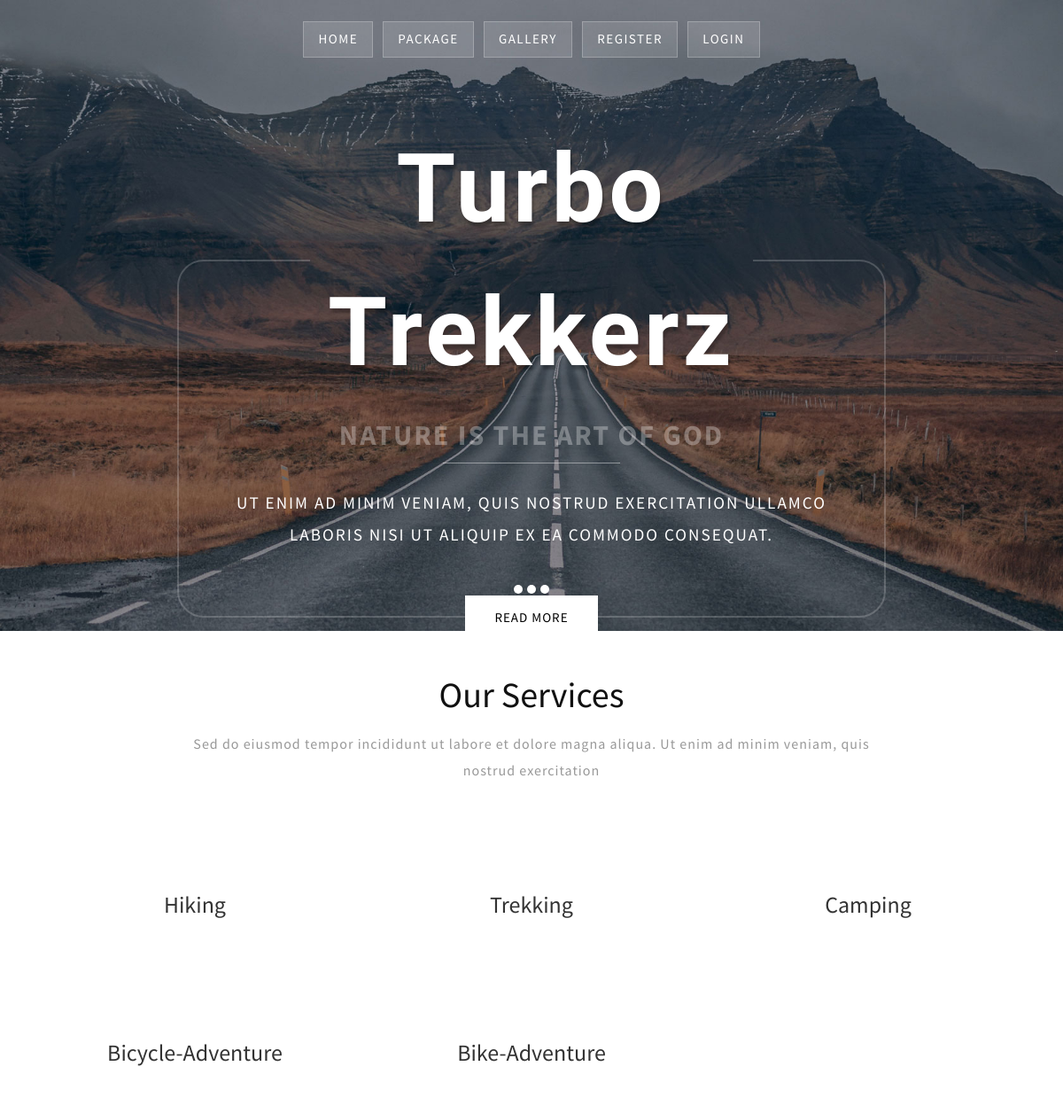
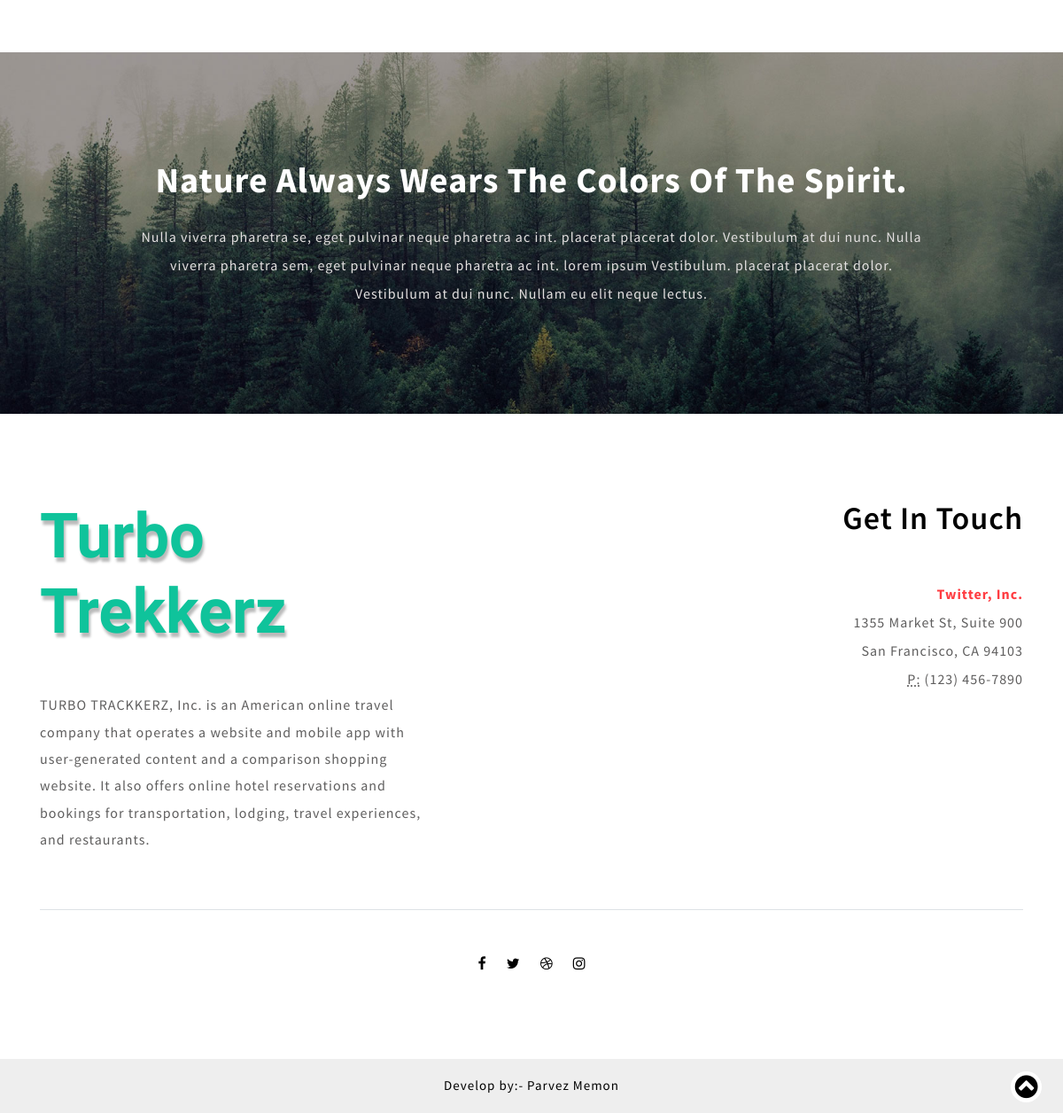
The page / on the database its author committed (2 pictures, top to bottom).
### tables this page shows
CREATE TABLE `category` (
  `c_id` int(5) NOT NULL,
  `c_name` varchar(50) NOT NULL
);

### index.php (the view, shortened to what this page needs)
<?php
include("connect.php");
?>
<!DOCTYPE html>
<html lang="zxx">
<head>
	<link rel="stylesheet" href="css/bootstrap.css">
	<link rel="stylesheet" href="css/style.css" type="text/css" media="all" />
	<link href="css/font-awesome.min.css" rel="stylesheet">
</head>
<body>
	<div id="home">
		<div class="banner_w3lspvt">
			<div class="nav_w3ls pt-4 pb-3 text-center">
				<?php include("vmenu.php"); ?>
			</div>
			<div id="homepage-slider" class="st-slider">
				<div class="images">
					<div class="images-inner">
						<div class="image-slide">
							<div class="banner-w3ls-1">
							</div>
						</div>
					</div>
				</div>
				<div class="labels">
					<div class="fake-radio">
						<label for="slide1" class="radio-btn"></label>
						<label for="slide2" class="radio-btn"></label>
						<label for="slide3" class="radio-btn"></label>
					</div>
				</div>
				<div class="banner-text">
					<fieldset>
						<legend>
							<a href="index.html" class="logo">Turbo Trekkerz </a>
						</legend>
						<div class="banner-sub-txt">
							<h1 class="banner-txt">Nature is the art of God</h1>
							<p class="banner-txt1">Ut enim ad minim veniam, quis nostrud exercitation
								ullamco laboris
								nisi ut aliquip ex ea commodo consequat.</p>
							<a href="about.html" class="btn button-style mt-5">Read More</a>
						</div>
					</fieldset>
				</div>
			</div>
		</div>
	</div>
	<section class="services text-center py-5" id="services">
		<div class="container">
			<h3 class="tittle text-center">Our Services</h3>
			<p class="sub-tittle text-center mt-3 mb-sm-5 mb-4">Sed do eiusmod tempor incididunt ut labore et dolore
				magna
				aliqua. Ut enim ad minim veniam, quis nostrud exercitation</p>
			<div class="row ser-sec-1">
				<?php
				$q = "select * from  category";
				$rs = mysqli_query($cn, $q);
				while ($row = mysqli_fetch_array($rs)) {
				?>
					<div class="col-md-4 ">
						<div class="service-content">
							<h5 class="py-5"> <?php print $row['c_name']; ?></h5>
						</div>
					</div>
				<?php } ?>
			</div>
		</div>
	</section>
	<div class="text py-5 text-center">
		<div class="container py-xl-5 py-lg-3">
			<div class="row py-4">
				<div class="col-md-12">
					<h5 class="text-wh text-capitalize font-weight-bold let mb-4">Nature always wears the colors of the
						spirit.</h5>
					<p>Nulla viverra pharetra se, eget pulvinar neque pharetra ac int. placerat placerat dolor.
						Vestibulum at dui
						nunc. Nulla viverra pharetra sem, eget pulvinar neque pharetra ac int. lorem ipsum Vestibulum.
						placerat placerat
						dolor. Vestibulum at dui nunc. Nullam eu elit neque lectus.</p>
				</div>
			</div>
		</div>
	</div>
	<?php include("footer.php"); ?>

### css/style.css (style rules this page uses)
body { padding: 0; margin: 0; background: #FFF; font-family: 'Source Sans Pro', sans-serif; }
body a, body button, .btn { -webkit-transition: 0.5s all; -moz-transition: 0.5s all; -o-transition: 0.5s all; -ms-transition: 0.5s all; transition: 0.5s all; text-decoration: none; }
html { scroll-behavior: smooth; }
h1, h2, h3, h4, h5, h6 { margin: 0; padding: 0; }
p { margin: 0; padding: 0; font-size: 16px; letter-spacing: 1px; line-height: 1.9; color: #999; font-family: 'Source Sans Pro', sans-serif; }
.text-wh { color: #fff; }
.let { letter-spacing: 1px; }
.banner_w3lspvt { position: relative; z-index: 1; }
.nav_w3ls { position: absolute; left: 0; right: 0; z-index: 99; }
.banner-text { text-align: center; padding: 11vw 0 14vw; max-width: 800px; margin: 0 auto; position: absolute; top: 0; left: 0; right: 0; }
fieldset { padding: 1em; border: 2px solid rgba(255, 255, 255, 0.19); -webkit-border-radius: 30px; -moz-border-radius: 30px; -ms-border-radius: 30px; -o-border-radius: 30px; border-radius: 30px; position: relative; }
legend { max-width: 500px; margin: 0 auto; }
a.logo { color: #fff; letter-spacing: 4px; font-size: 4.5em; text-shadow: 2px 5px 3px rgba(0, 0, 0, 0.27); font-family: 'Tangerine', cursive; font-weight: bold; }
.banner-text h1.banner-txt { color: rgba(255, 255, 255, 0.3); font-weight: bold; letter-spacing: 2px; font-size: 2em; text-transform: uppercase; position: relative; }
.banner-text h1.banner-txt:after { position: absolute; background: rgba(255, 255, 255, 0.42); content: ""; width: 200px; height: 1px; bottom: -13px; left: 0; right: 0; margin: 0 auto; }
.banner-text p.banner-txt1 { color: #fff; text-transform: uppercase; font-size: 1.2em; letter-spacing: 2px; font-weight: 400; margin: 2em auto 3em; max-width: 700px; }
a.button-style { padding: 13px 26px; color: #000; letter-spacing: 1px; border-radius: 0px; -webkit-border-radius: 0px; -o-border-radius: 0px; -ms-border-radius: 0px; -moz-border-radius: 0px; border: 1px solid #fff; font-size: 15px; background: #fff; text-transform: uppercase; position: absolute; bottom: -27px; left: 0; right: 0; margin: 0 auto; text-align: center; display: inline-block; max-width: 150px; }
.images { overflow: hidden; top: 0; bottom: 0; left: 0; right: 0; width: 100%; }
.images-inner { width: 500%; transition: all 800ms cubic-bezier(0.770, 0.000, 0.175, 1.000); transition-timing-function: cubic-bezier(0.770, 0.000, 0.175, 1.000); }
.image-slide { width: 20%; float: left; }
.image-slide, .fake-radio, .radio-btn { transition: all 0.5s ease-out; }
.fake-radio { text-align: center; position: absolute; bottom: 5%; left: 0; right: 0; z-index: 9; }
.radio-btn { width: 10px; height: 10px; -webkit-border-radius: 5px; -o-border-radius: 5px; -ms-border-radius: 5px; -moz-border-radius: 5px; border-radius: 5px; background: #fff; display: inline-block !important; margin: 0 1px; cursor: pointer; }
#play1:checked~div .fake-radio .radio-btn:nth-child(1) { animation: bullet 12300ms infinite -1000ms; }
#play1:checked~div .fake-radio .radio-btn:nth-child(2) { animation: bullet 12300ms infinite 3100ms; }
#play1:checked~div .fake-radio .radio-btn:nth-child(3) { animation: bullet 12300ms infinite 7200ms; }
.st-slider>#play1:checked~.images .images-inner { animation: slide 12300ms infinite; }
.banner-w3ls-1 { background: url(../images/1.jpg) no-repeat top; background-size: cover; -webkit-background-size: cover; -moz-background-size: cover; -o-background-size: cover; -ms-background-size: cover; min-height: 900px; }
h3.tittle { color: #111; font-size: 40px; }
p.sub-tittle { max-width: 800px; margin: 0 auto; font-size: 16px; }
.service-content { margin-top: 1.5em; }
.service-content h5 { font-size: 26px; color: #333; margin-bottom: 16px; }
.text { background: #39cc9c; background: url(../images/bg2.jpg) no-repeat center; background-size: cover; -webkit-background-size: cover; -o-background-size: cover; -moz-background-size: cover; -ms-background-size: cover; }
.text h5 { font-size: 40px; }
.text p { color: #e4e1e1; max-width: 900px; margin: 0 auto; line-height: 2; }
@media (max-width: 1680px) { .banner-w3ls-1, .banner-w3ls-2, .banner-w3ls-3 { min-height: 800px; } }
@media (max-width: 1440px) { .banner-w3ls-1, .banner-w3ls-2, .banner-w3ls-3 { min-height: 760px; } }
@media (max-width: 1280px) { .banner-w3ls-1, .banner-w3ls-2, .banner-w3ls-3 { min-height: 712px; } }

### rows shown on the page
category: c_name "Hiking"
category: c_name "Trekking"
category: c_name "Camping"
category: c_name "Bicycle-Adventure"
category: c_name "Bike-Adventure"
